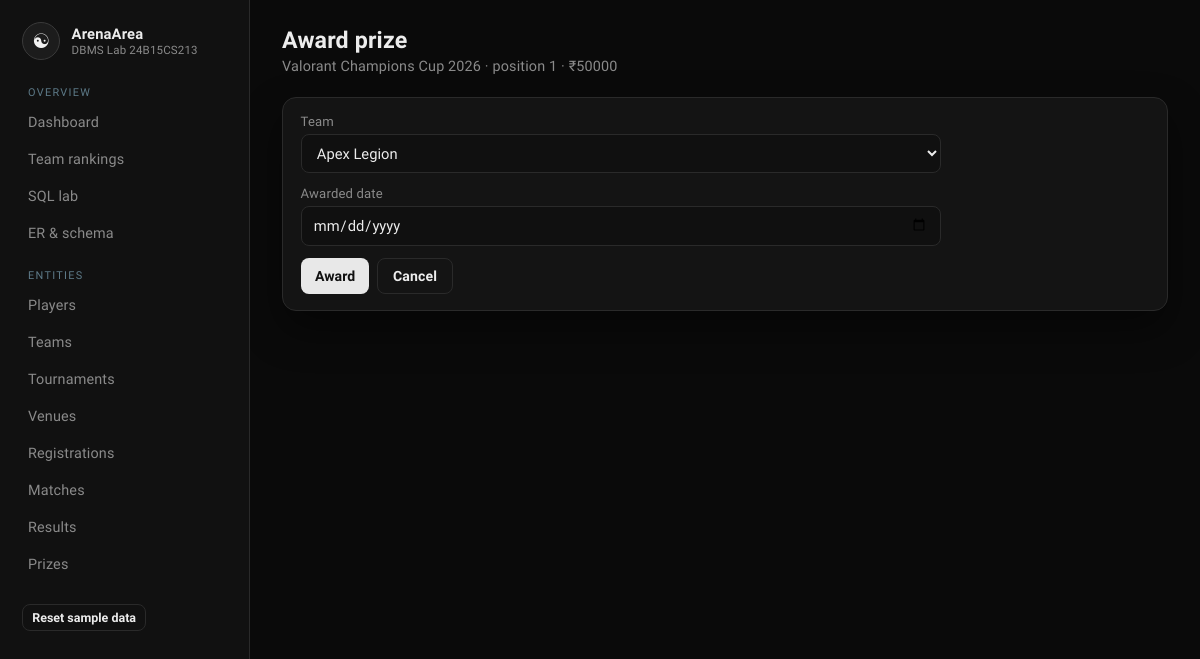
The app's page /prizes/1/award with its own data.
### tables this page shows
CREATE TABLE Tournament (
    tournament_id   INTEGER PRIMARY KEY AUTOINCREMENT,
    tournament_name TEXT    NOT NULL,
    game_title      TEXT    NOT NULL,
    start_date      TEXT    NOT NULL,
    end_date        TEXT    NOT NULL,
    status          TEXT    NOT NULL CHECK (status IN ('Upcoming', 'Ongoing', 'Completed')),
    organizer_name  TEXT    NOT NULL,
    max_teams       INTEGER NOT NULL CHECK (max_teams >= 2),
    CHECK (end_date >= start_date)
);

CREATE TABLE Prize (
    prize_id          INTEGER PRIMARY KEY AUTOINCREMENT,
    tournament_id     INTEGER NOT NULL,
    position          INTEGER NOT NULL CHECK (position BETWEEN 1 AND 10),
    prize_amount      REAL    NOT NULL CHECK (prize_amount >= 0),
    prize_description TEXT    NOT NULL,
    UNIQUE (tournament_id, position),
    FOREIGN KEY (tournament_id) REFERENCES Tournament(tournament_id) ON DELETE CASCADE
);

### app.py (the view, shortened to what this page needs)
@app.route("/prizes/<int:prize_id>/award", methods=["GET", "POST"])
def prize_award(prize_id):
    prize = query(
        """
        SELECT pr.*, t.tournament_name
        FROM Prize pr JOIN Tournament t ON t.tournament_id = pr.tournament_id
        WHERE pr.prize_id = ?
        """,
        (prize_id,),
        one=True,
    )
    eligible = query(
        """
        SELECT tm.team_id, tm.team_name
        FROM Registration r
        JOIN Team tm ON tm.team_id = r.team_id
        WHERE r.tournament_id = ? AND r.status = 'Approved'
        ORDER BY tm.team_name
        """,
        (prize["tournament_id"],),
    )
    return render_template("prize_award.html", prize=prize, teams=eligible)

### app.py (called while the page is built)
def get_db():
    if "db" not in g:
        g.db = sqlite3.connect(DB_PATH)
        g.db.row_factory = sqlite3.Row
        g.db.execute("PRAGMA foreign_keys = ON")
    return g.db

def query(sql, args=(), one=False):
    cur = get_db().execute(sql, args)
    rows = cur.fetchall()
    cur.close()
    return (rows[0] if rows else None) if one else rows

### templates/prize_award.html (shortened to what this page needs)
{% extends "base.html" %}
{% block content %}
<div class="topbar">
  <div>
    <h2>Award prize</h2>
    <p>{{ prize.tournament_name }} · position {{ prize.position }} · ₹{{ '%.0f'|format(prize.prize_amount) }}</p>
  </div>
</div>
<div class="card">
<form class="stack" method="post">
  <label>Team
    <select name="team_id" required>
      {% for t in teams %}
        <option value="{{ t.team_id }}">{{ t.team_name }}</option>
      {% endfor %}
    </select>
  </label>
  <label>Awarded date <input type="date" name="awarded_date" required></label>
  <div class="actions">
    <button class="btn" type="submit">Award</button>
    <a class="btn ghost" href="{{ url_for('prizes_list') }}">Cancel</a>
  </div>
</form>
</div>
{% endblock %}

### static/style.css (style rules this page uses)
:root { --bg: #0a0a0a; --panel: #141414; --panel-2: #1a1a1a; --line: #2a2a2a; --text: #ececec; --muted: #8a8a8a; --mint: #cfcfcf; --mint-dim: #3a3a3a; --coral: #9a9a9a; --gold: #d0d0d0; --blue: #b8b8b8; --shadow: 0 18px 40px rgba(0, 0, 0, 0.45); }
* { box-sizing: border-box; }
html, body { margin: 0; min-height: 100%; }
body { font-family: "Sora", sans-serif; background: var(--bg); color: var(--text); letter-spacing: 0.01em; }
a { color: var(--mint); text-decoration: none; }
.topbar { display: flex; justify-content: space-between; align-items: flex-start; gap: 1rem; margin-bottom: 1.4rem; }
.topbar h2 { margin: 0 0 0.25rem; font-size: 1.45rem; }
.topbar p { margin: 0; color: var(--muted); font-size: 0.9rem; }
.actions { display: flex; gap: 0.5rem; flex-wrap: wrap; }
.btn, button.btn, input[type="submit"] { border: 0; background: #e8e8e8; color: #111; font-weight: 600; padding: 0.55rem 0.9rem; border-radius: 8px; cursor: pointer; font-family: inherit; font-size: 0.88rem; }
.btn.ghost, button.ghost { background: transparent; color: var(--text); border: 1px solid var(--line); }
.card { background: var(--panel); border: 1px solid var(--line); border-radius: 14px; padding: 1rem 1.1rem; box-shadow: var(--shadow); }
form.stack { display: grid; gap: 0.8rem; max-width: 640px; }
label { display: grid; gap: 0.3rem; font-size: 0.82rem; color: var(--muted); }
input, select, textarea { background: #101010; border: 1px solid var(--line); color: var(--text); border-radius: 8px; padding: 0.55rem 0.7rem; font-family: inherit; font-size: 0.92rem; }

### records on screen
Tournament: tournament_name "Valorant Champions Cup 2026"
Prize: position "1", prize_amount "50000"

### other values on screen
form field team_id "Apex Legion"
